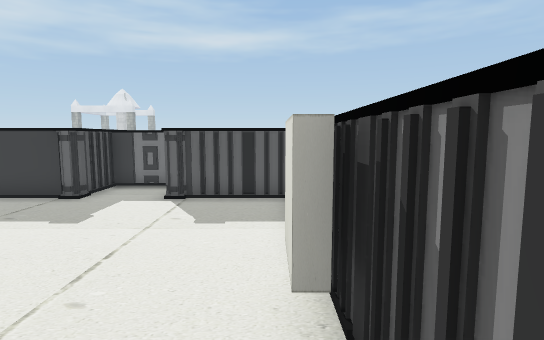
[1] (above)

12 first-person views from a walk through a scene from a Unity 3-D project. The camera is 1.5 m above the floor, tilts 6° down and sees 80° across. The floor is counted in squares, 0.9 m on a side. Each view is taken from the middle of a square. On the plan, view 1 faces up. The plan holds only what a view shows up to about 16 squares ahead; the rest is blank. The place goes on beyond the plan. The player is left out. Door leaves are left out, so doorways stand open. Some surface patterns are stand-ins.

[2]
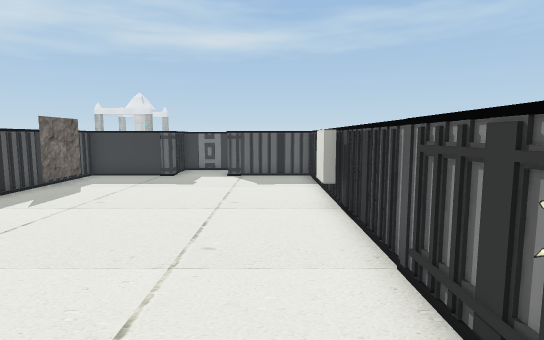

[3]
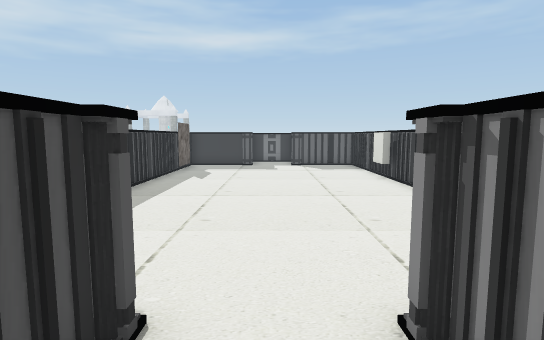

[4]
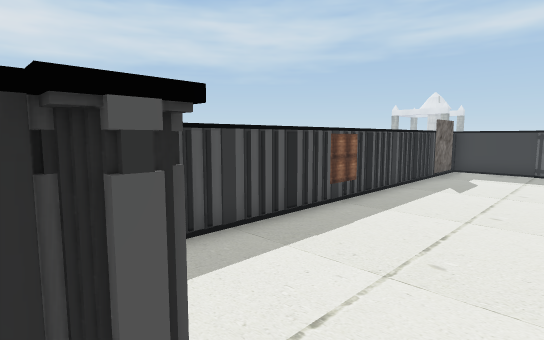

[5]
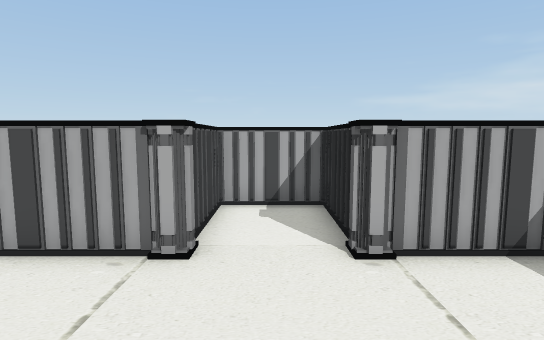

[6]
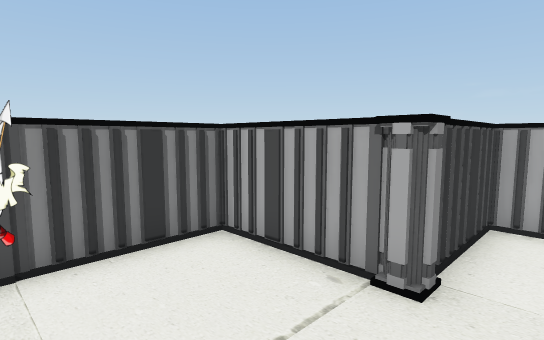

[7]
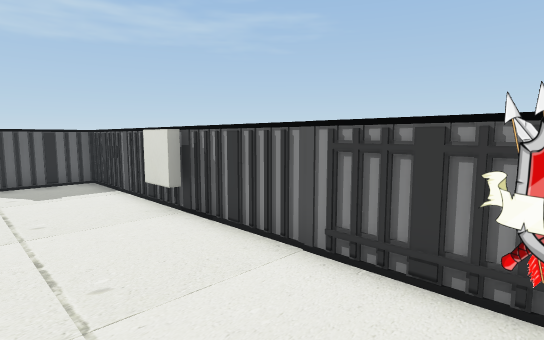

[8]
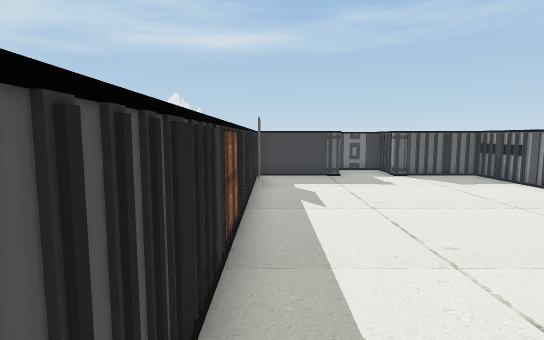

[9]
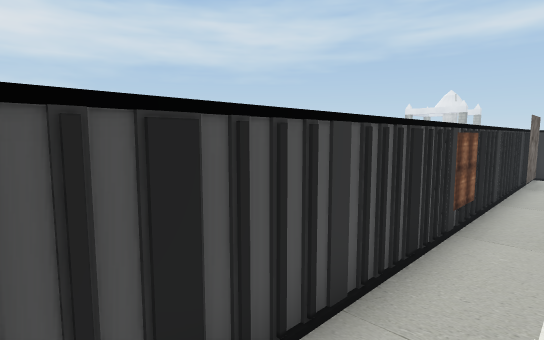

[10]
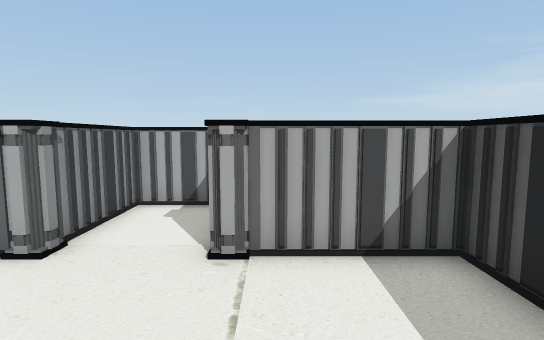

[11]
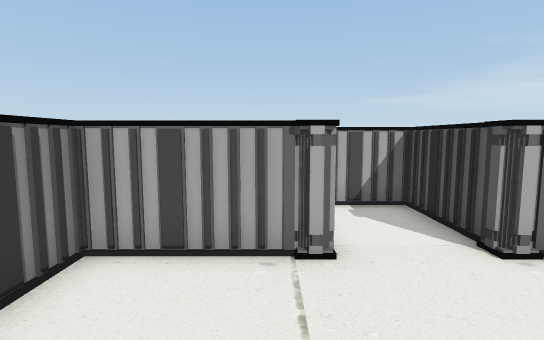

[12]
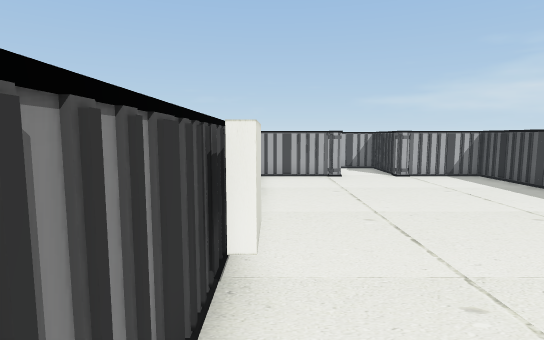

### Floor plan
Ten units are one square. View 1 is at (0, 0); x grows to the right and y downward. Boxes are objects, and circles mark ways between rooms. Rooms are numbered by the first view taken in them; rooms with no view inside come last. Other rooms are left out.
<svg viewBox="-92 -111 105 224">
<path fill="none" stroke="#000" d="M1 -20 1 -32 8 -32M-85 2 -85 15M5 39 5 32M8 -64 8 -74M5 48 5 42M-85 -76 -85 -54M-51 -91 -51 -87 -87 -87 -87 74 -55 74M-30 73 -22 73M-30 74 6 74 6 -87 -27 -87 -27 -106 -53 -106 -53 -90M-58 73 -51 73M-51 73 -51 79M-53 73 -53 108 -27 108 -27 72"/>
<circle cx="-40" cy="70" r="3" fill="#2a7"/>
<text x="-40" y="-10">1</text>
<text x="-40" y="90">2</text>
</svg>
Room 1 opens to room 2.

Where each view was taken, in squares from view 1:
view 1: 0 up, 0 right, facing up
view 2: 5 down, 1 left, facing up
view 3: 10 down, 4 left, facing up
view 4: 8 down, 4 left, facing up-left
view 5: 3 down, 4 left, facing down
view 6: 4 down, 4 left, facing down-right
view 7: 4 down, 3 left, facing up-right
view 8: 5 down, 8 left, facing up
view 9: 7 down, 7 left, facing up-left
view 10: 3 down, 6 left, facing down
view 11: 3 down, 2 left, facing down
view 12: 6 up, 0 right, facing down
